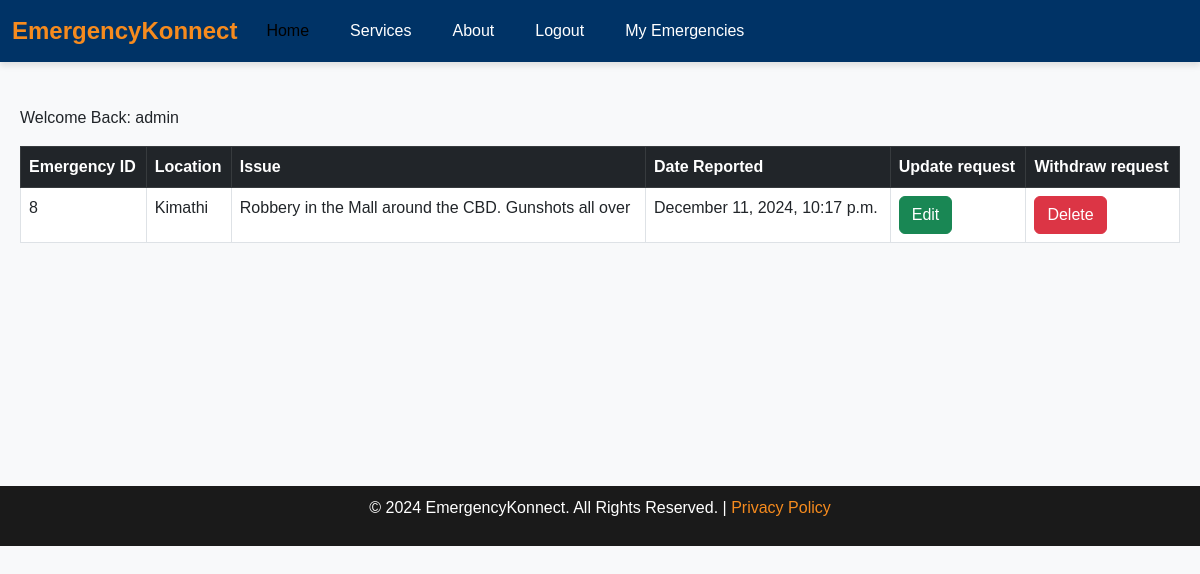
Page /info/Biwott (signed in) on the committed database.
### emergency/models.py (models this page shows, shortened)
class UserRequest(models.Model):
    user = models.ForeignKey(User, on_delete=models.CASCADE, null=True, blank=True)
    email = models.EmailField(max_length=254, blank=True, null=True)
    phone = models.CharField(max_length=15)
    location = models.CharField(max_length=100)
    issue = models.TextField()
    created_at = models.DateTimeField(auto_now_add=True)

### emergency/views.py (the view)
# urls.py: path('info/<str:username>', views.info, name='info'),
@login_required
def info(request, username):
    if not username:  # Redirect or raise an error if username is empty
        return render(request, 'about.html', {'message': 'Invalid username'})
    reported_emergencies = UserRequest.objects.filter(user__username=username)
    return render(request, 'info.html', {
        'profile_user': username,
        'reported_emergencies': reported_emergencies,
    })

### templates/info.html
{% extends 'base.html' %}
{% block content %}
<div class="container mt-4">
    <p>Welcome Back: <span class="text"> {{ request.user.username }}</span> </p>
    {% if reported_emergencies %}
        <table class="table table-bordered table-hover">
            <thead class="table-dark">
                <tr>
                    <th>Emergency ID</th>
                    <th>Location</th>
                    <th>Issue</th>
                    <th>Date Reported</th>
                    <th>Update request</th>
                    <th>Withdraw request</th>
                </tr>
            </thead>
            <tbody>
                {% for emergency in reported_emergencies %}
                    <tr>
                        <td>{{ emergency.id }}</td>
                        <td>{{ emergency.location }}</td>
                        <td>{{ emergency.issue }}</td>
                        <td>{{ emergency.created_at|date:"F j, Y, g:i a" }}</td>
                        <td><a href="{% url 'update_request' emergency.user_id %}" class="btn btn-success" type="button">Edit</a></td>
                        <td><a href="{% url 'delete' emergency.user_id %}" class="btn btn-danger" type="button" onclick="return confirm('Are you sure you want to delete this request?');">Delete</a></td>
                    </tr>
                {% endfor %}
            </tbody>
        </table>
    {% else %}
        <div class="alert alert-warning" role="alert">
            No emergencies reported by this user.
        </div>
    {% endif %}
</div>
{% endblock %}

### static/styles/main.css (style rules this page uses)
body { font-family: 'Arial', sans-serif; background-color: #f8f9fa; margin: 0; padding: 0; }
.container { max-width: 1200px; margin: 0 auto; padding: 20px; height: 50vh; }

### rows in the picture
UserRequest: id "8", location "Kimathi", issue "Robbery in the Mall around the CBD. Gunshots all over", created_at "December 11, 2024, 10:17 p.m."

### other values in the picture
{{ request.user.username }} "admin"
